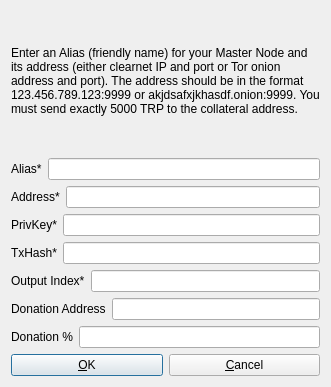
<?xml version="1.0" encoding="UTF-8"?>
<ui version="4.0">
 <class>AddEditAdrenalineNode</class>
 <widget class="QDialog" name="AddEditAdrenalineNode">
  <property name="geometry">
   <rect>
    <x>0</x>
    <y>0</y>
    <width>331</width>
    <height>387</height>
   </rect>
  </property>
  <property name="windowTitle">
   <string>Add/Edit Tripperpay Node</string>
  </property>
  <property name="modal">
   <bool>true</bool>
  </property>
  <layout class="QVBoxLayout" name="verticalLayout">
   <item>
    <widget class="QLabel" name="label_9">
     <property name="sizePolicy">
      <sizepolicy hsizetype="Preferred" vsizetype="Expanding">
       <horstretch>0</horstretch>
       <verstretch>0</verstretch>
      </sizepolicy>
     </property>
     <property name="text">
      <string>&lt;html&gt;&lt;head/&gt;&lt;body&gt;&lt;p&gt;Enter an Alias (friendly name) for your Master Node and its address (either clearnet IP and port or Tor onion address and port). The address should be in the format 123.456.789.123:9999 or akjdsafxjkhasdf.onion:9999. You must send exactly 5000 TRP to the collateral address.&lt;/p&gt;&lt;/body&gt;&lt;/html&gt;</string>
     </property>
     <property name="wordWrap">
      <bool>true</bool>
     </property>
    </widget>
   </item>
   <item>
    <layout class="QHBoxLayout" name="horizontalLayout_4">
     <property name="bottomMargin">
      <number>0</number>
     </property>
     <item>
      <widget class="QLabel" name="label_4">
       <property name="text">
        <string>Alias*</string>
       </property>
      </widget>
     </item>
     <item>
      <widget class="QLineEdit" name="aliasLineEdit"/>
     </item>
    </layout>
   </item>
   <item>
    <layout class="QHBoxLayout" name="horizontalLayout_5">
     <property name="bottomMargin">
      <number>0</number>
     </property>
     <item>
      <widget class="QLabel" name="label_6">
       <property name="text">
        <string>Address*</string>
       </property>
      </widget>
     </item>
     <item>
      <widget class="QLineEdit" name="addressLineEdit"/>
     </item>
    </layout>
   </item>
   <item>
    <layout class="QHBoxLayout" name="horizontalLayout_3">
     <property name="bottomMargin">
      <number>0</number>
     </property>
     <item>
      <widget class="QLabel" name="label_5">
       <property name="text">
        <string>PrivKey*</string>
       </property>
      </widget>
     </item>
     <item>
      <widget class="QLineEdit" name="privkeyLineEdit"/>
     </item>
    </layout>
   </item>
   <item>
    <layout class="QHBoxLayout" name="horizontalLayout_2">
     <property name="bottomMargin">
      <number>0</number>
     </property>
     <item>
      <widget class="QLabel" name="label_2">
       <property name="text">
        <string>TxHash*</string>
       </property>
      </widget>
     </item>
     <item>
      <widget class="QLineEdit" name="txhashLineEdit"/>
     </item>
    </layout>
   </item>
   <item>
    <layout class="QHBoxLayout" name="horizontalLayout_8">
     <property name="bottomMargin">
      <number>0</number>
     </property>
     <item>
      <widget class="QLabel" name="label_8">
       <property name="text">
        <string>Output Index*</string>
       </property>
      </widget>
     </item>
     <item>
      <widget class="QLineEdit" name="outputindexLineEdit"/>
     </item>
    </layout>
   </item>
   <item>
    <layout class="QHBoxLayout" name="horizontalLayout_6">
     <property name="bottomMargin">
      <number>0</number>
     </property>
     <item>
      <widget class="QLabel" name="label_3">
       <property name="text">
        <string>Donation Address</string>
       </property>
      </widget>
     </item>
     <item>
      <widget class="QLineEdit" name="donationaddressLineEdit"/>
     </item>
    </layout>
   </item>
   <item>
    <layout class="QHBoxLayout" name="horizontalLayout_7">
     <property name="bottomMargin">
      <number>0</number>
     </property>
     <item>
      <widget class="QLabel" name="label_7">
       <property name="text">
        <string>Donation %</string>
       </property>
      </widget>
     </item>
     <item>
      <widget class="QLineEdit" name="donationpercentageLineEdit"/>
     </item>
    </layout>
   </item>
   <item>
    <layout class="QHBoxLayout" name="horizontalLayout_Buttons">
     <item>
      <widget class="QPushButton" name="okButton">
       <property name="text">
        <string>&amp;OK</string>
       </property>
      </widget>
     </item>
     <item>
      <widget class="QPushButton" name="cancelButton">
       <property name="text">
        <string>&amp;Cancel</string>
       </property>
       <property name="autoDefault">
        <bool>false</bool>
       </property>
      </widget>
     </item>
    </layout>
   </item>
  </layout>
 </widget>
 <resources/>
 <connections/>
</ui>
